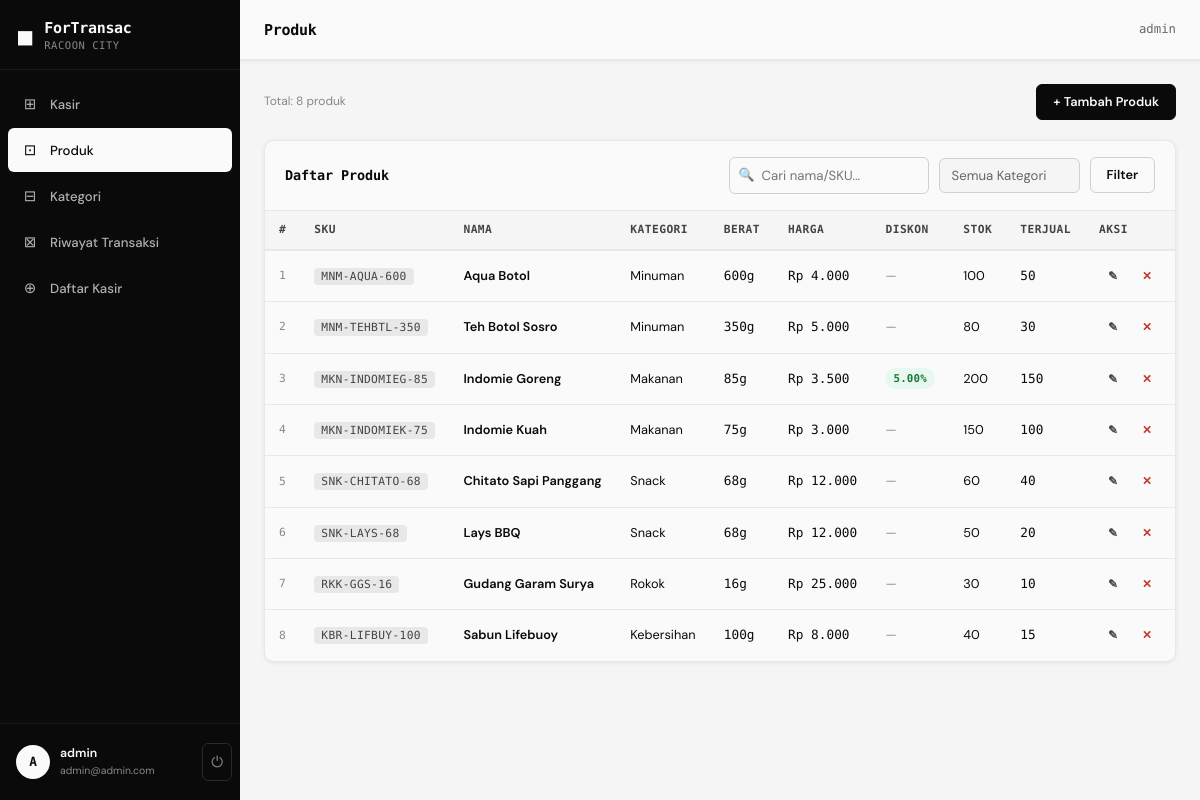
Screenshot of /pages/produk.php (signed in) with the database file from the repository.
### tables this page shows
CREATE TABLE `kasir` (
  `id` int(11) NOT NULL AUTO_INCREMENT,
  `username` varchar(100) NOT NULL,
  `email` varchar(191) NOT NULL,
  `password` varchar(255) NOT NULL,
  `created_at` timestamp NOT NULL DEFAULT CURRENT_TIMESTAMP,
  PRIMARY KEY (`id`),
  UNIQUE KEY `username` (`username`),
  UNIQUE KEY `email` (`email`)
);

CREATE TABLE `produk` (
  `id` int(11) NOT NULL AUTO_INCREMENT,
  `name` varchar(191) NOT NULL,
  `sku` varchar(100) NOT NULL,
  `discount` decimal(5,2) NOT NULL DEFAULT '0.00',
  `kategori_id` int(11) NOT NULL,
  `berat` int(11) NOT NULL DEFAULT '0',
  `price` decimal(15,2) NOT NULL DEFAULT '0.00',
  `stock` int(11) NOT NULL DEFAULT '0',
  `sold` int(11) NOT NULL DEFAULT '0',
  `created_at` timestamp NOT NULL DEFAULT CURRENT_TIMESTAMP,
  PRIMARY KEY (`id`),
  UNIQUE KEY `sku` (`sku`),
  KEY `kategori_id` (`kategori_id`),
  CONSTRAINT `fk_produk_kategori` FOREIGN KEY (`kategori_id`) REFERENCES `kategori` (`id`) ON DELETE RESTRICT ON UPDATE CASCADE
);

CREATE TABLE `kategori` (
  `id` int(11) NOT NULL AUTO_INCREMENT,
  `nama` varchar(100) NOT NULL,
  `alias` char(3) NOT NULL,
  `created_at` timestamp NOT NULL DEFAULT CURRENT_TIMESTAMP,
  PRIMARY KEY (`id`),
  UNIQUE KEY `alias` (`alias`)
);

### config.php (called while the page is built, shortened)
<?php
function db() {
    static $conn = null;
    if ($conn === null) {
        $conn = mysqli_connect(DB_HOST, DB_USER, DB_PASS, DB_NAME);
        mysqli_set_charset($conn, 'utf8mb4');
    }
    return $conn;
}
function isLoggedIn() {
    return isset($_SESSION['kasir_id']) && !empty($_SESSION['kasir_id']);
}
function currentUser() {
    $conn = db();
    $id = (int)$_SESSION['kasir_id'];
    $res = mysqli_query($conn, "SELECT id, username, email FROM kasir WHERE id = $id LIMIT 1");
    return mysqli_fetch_assoc($res);
}
function e($str) {
    return htmlspecialchars($str ?? '', ENT_QUOTES, 'UTF-8');
}
function sanitize($str) {
    return mysqli_real_escape_string(db(), trim($str ?? ''));
}
function formatRupiah($amount) {
    return 'Rp ' . number_format($amount, 0, ',', '.');
}
?>

### pages/produk.php (the view, shortened to what this page needs)
<?php
require_once '../config.php';
$pageTitle = 'Produk';
$conn = db();
$perPage = 15;
$page = max(1, (int)($_GET['page'] ?? 1));
$search = sanitize($_GET['q'] ?? '');
$where = "WHERE 1=1";
$totalRes = mysqli_query($conn, "SELECT COUNT(*) as cnt FROM produk p $where");
$total = mysqli_fetch_assoc($totalRes)['cnt'];
$totalPages = max(1, ceil($total / $perPage));
$page = min($page, $totalPages);
$offset = ($page - 1) * $perPage;
$produksRes = mysqli_query($conn, "SELECT p.*, k.nama as kategori_nama FROM produk p JOIN kategori k ON p.kategori_id = k.id $where ORDER BY p.created_at DESC LIMIT $perPage OFFSET $offset");
$produks = [];
while ($r = mysqli_fetch_assoc($produksRes)) $produks[] = $r;
include '../includes/header.php';
?>
<div style="display:flex;justify-content:space-between;align-items:center;margin-bottom:20px;flex-wrap:wrap;gap:12px;">
  <div>
    <div style="font-size:0.8rem;color:var(--gray-400);">Total: <?php echo $total; ?> produk</div>
  </div>
  <button class="btn btn-primary" data-open-modal="addProdukModal">+ Tambah Produk</button>
</div>
<div class="card">
  <div class="card-header">
    <span class="card-title">Daftar Produk</span>
    <form method="get" class="search-bar" style="margin:0;">
      <div class="search-input-wrap">
        <span class="search-icon">🔍</span>
        <input type="text" name="q" class="form-control" placeholder="Cari nama/SKU..." value="<?php echo e($search); ?>">
      </div>
      <select name="kat" class="form-control" style="width:auto;min-width:130px;">
        <option value="">Semua Kategori</option>
      </select>
      <button type="submit" class="btn btn-outline">Filter</button>
    </form>
  </div>
  <div class="table-wrap">
    <table>
      <thead>
        <tr>
          <th>#</th>
          <th>SKU</th>
          <th>Nama</th>
          <th>Kategori</th>
          <th>Berat</th>
          <th>Harga</th>
          <th>Diskon</th>
          <th>Stok</th>
          <th>Terjual</th>
          <th>Aksi</th>
        </tr>
      </thead>
      <tbody>
        <?php if (empty($produks)): ?>
        <tr><td colspan="10" style="text-align:center;padding:32px;color:var(--gray-400);">Belum ada produk</td></tr>
        <?php else: ?>
        <?php foreach ($produks as $i => $p): ?>
        <tr>
          <td class="text-muted text-mono" style="font-size:0.75rem;"><?php echo $offset + $i + 1; ?></td>
          <td><span class="sku-tag"><?php echo e($p['sku']); ?></span></td>
          <td style="font-weight:600;"><?php echo e($p['name']); ?></td>
          <td><?php echo e($p['kategori_nama']); ?></td>
          <td class="text-mono"><?php echo $p['berat']; ?>g</td>
          <td class="text-mono"><?php echo formatRupiah($p['price']); ?></td>
          <td><?php echo $p['discount'] > 0 ? '<span class="badge badge-success">' . $p['discount'] . '%</span>' : '<span class="text-muted">—</span>'; ?></td>
          <td>
            <?php if ($p['stock'] <= 0): ?>
            <span class="badge badge-danger">Habis</span>
            <?php elseif ($p['stock'] <= 5): ?>
            <span class="badge badge-warning"><?php echo $p['stock']; ?></span>
            <?php else: ?>
            <span><?php echo $p['stock']; ?></span>
            <?php endif; ?>
          </td>
          <td class="text-mono"><?php echo $p['sold']; ?></td>
          <td>
            <div style="display:flex;gap:6px;">
              <button class="btn btn-ghost btn-sm" onclick='editProduk(<?php echo json_encode($p); ?>)' title="Edit">✎</button>
              <form method="post" style="display:inline;">
                <button type="submit" class="btn btn-ghost btn-sm" style="color:var(--danger);" data-confirm="Hapus produk '<?php echo e($p['name']); ?>'?" title="Hapus">✕</button>
              </form>
            </div>
          </td>
        </tr>
        <?php endforeach; ?>
        <?php endif; ?>
      </tbody>
    </table>
  </div>
</div>
<?php include '../includes/footer.php'; ?>

### includes/header.php (shortened to what this page needs)
<!DOCTYPE html>
<html lang="id">
<head>
<link rel="stylesheet" href="<?php echo BASE_URL; ?>/assets/css/style.css">
</head>
<body>
<?php if (isLoggedIn()):
    $user = currentUser();
?>
<div class="app-wrapper">
  <aside class="sidebar" id="sidebar">
    <div class="sidebar-header">
      <div class="brand">
        <span class="brand-icon">◼</span>
        <div>
          <div class="brand-name"><?php echo APP_NAME; ?></div>
          <div class="brand-loc"><?php echo APP_LOCATION; ?></div>
        </div>
      </div>
    </div>
    <nav class="sidebar-nav">
      <a href="<?php echo BASE_URL; ?>/pages/kasir.php" class="nav-item <?php echo basename($_SERVER['PHP_SELF']) == 'kasir.php' ? 'active' : ''; ?>">
        <span class="nav-icon">⊞</span><span>Kasir</span>
      </a>
      <a href="<?php echo BASE_URL; ?>/pages/produk.php" class="nav-item <?php echo basename($_SERVER['PHP_SELF']) == 'produk.php' ? 'active' : ''; ?>">
        <span class="nav-icon">⊡</span><span>Produk</span>
      </a>
      <a href="<?php echo BASE_URL; ?>/pages/kategori.php" class="nav-item <?php echo basename($_SERVER['PHP_SELF']) == 'kategori.php' ? 'active' : ''; ?>">
        <span class="nav-icon">⊟</span><span>Kategori</span>
      </a>
      <a href="<?php echo BASE_URL; ?>/pages/transaksi.php" class="nav-item <?php echo basename($_SERVER['PHP_SELF']) == 'transaksi.php' ? 'active' : ''; ?>">
        <span class="nav-icon">⊠</span><span>Riwayat Transaksi</span>
      </a>
      <a href="<?php echo BASE_URL; ?>/pages/daftar-kasir.php" class="nav-item <?php echo in_array(basename($_SERVER['PHP_SELF']), ['daftar-kasir.php']) ? 'active' : ''; ?>">
        <span class="nav-icon">⊕</span><span>Daftar Kasir</span>
      </a>
    </nav>
    <div class="sidebar-footer">
      <a href="<?php echo BASE_URL; ?>/pages/profile.php" class="profile-link <?php echo in_array(basename($_SERVER['PHP_SELF']), ['profile.php','edit-profile.php']) ? 'active' : ''; ?>">
        <div class="avatar"><?php echo strtoupper(substr($user['username'], 0, 1)); ?></div>
        <div class="profile-info">
          <div class="profile-name"><?php echo e($user['username']); ?></div>
          <div class="profile-email"><?php echo e($user['email']); ?></div>
        </div>
      </a>
      <a href="<?php echo BASE_URL; ?>/pages/logout.php" class="logout-btn" title="Logout">⏻</a>
    </div>
  </aside>
  <main class="main-content">
    <div class="topbar">
      <h1 class="page-title"><?php echo isset($pageTitle) ? e($pageTitle) : ''; ?></h1>
      <div class="topbar-right">
        <span class="topbar-user"><?php echo e($user['username']); ?></span>
      </div>
    </div>
    <div class="content-area">
<?php else: ?>
<div class="auth-wrapper">
<?php endif; ?>

### rows the page displays
kasir: username "A", username "admin", email "admin@admin.com"
produk: i "1", sku "MNM-AQUA-600", name "Aqua Botol", kategori.nama "Minuman", berat "600", price "Rp 4.000", stock "100", sold "50"
produk: i "2", sku "MNM-TEHBTL-350", name "Teh Botol Sosro", kategori.nama "Minuman", berat "350", price "Rp 5.000", stock "80", sold "30"
produk: i "3", sku "MKN-INDOMIEG-85", name "Indomie Goreng", kategori.nama "Makanan", berat "85", price "Rp 3.500", discount "5.00", stock "200", sold "150"
produk: i "4", sku "MKN-INDOMIEK-75", name "Indomie Kuah", kategori.nama "Makanan", berat "75", price "Rp 3.000", stock "150", sold "100"
produk: i "5", sku "SNK-CHITATO-68", name "Chitato Sapi Panggang", kategori.nama "Snack", berat "68", price "Rp 12.000", stock "60", sold "40"
produk: i "6", sku "SNK-LAYS-68", name "Lays BBQ", kategori.nama "Snack", berat "68", price "Rp 12.000", stock "50", sold "20"
produk: i "7", sku "RKK-GGS-16", name "Gudang Garam Surya", kategori.nama "Rokok", berat "16", price "Rp 25.000", stock "30", sold "10"
produk: i "8", sku "KBR-LIFBUY-100", name "Sabun Lifebuoy", kategori.nama "Kebersihan", berat "100", price "Rp 8.000", stock "40", sold "15"

### other values shown
APP_NAME "ForTransac"
APP_LOCATION "RACOON CITY"
$pageTitle "Produk"
$total "8"
